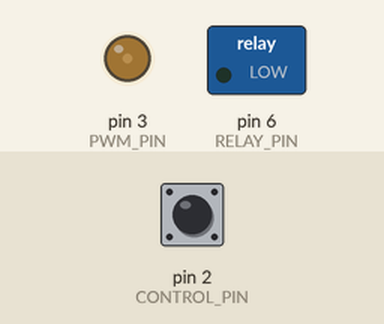
Recording of a sketch running on a simulated Arduino Uno, built with avr-gcc and run on an emulated ATmega328P. On the bench: switched loads named in the sketch (green lamp = pin HIGH), output pins drawn as LEDs (lit = HIGH). The inputs (shaded band) are chosen by the test bench; at power-on: pin 2 (CONTROL_PIN) HIGH.

Above: at 0.05 s.
At 0.2 s:
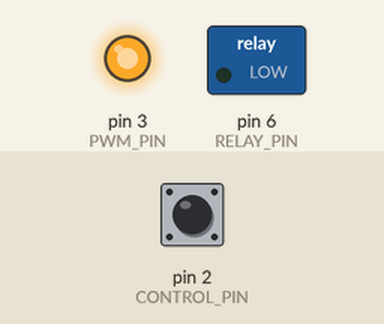
At 0.3 s:
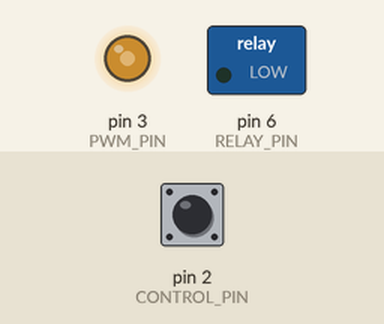
Timing chart, 0 to 3.0 s (numbered marks = the images above):
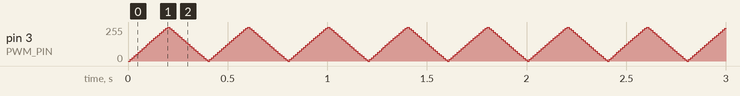

The sketch:

auto_dim_light.ino
```cpp
#define PWM_PIN 3
#define CONTROL_PIN 2
#define RELAY_PIN 6
#define ANALOG_PIN A4

void smooth_blink(int induced_delay=0);
void smart_light(bool start=true);
volatile byte state = LOW;

int i, val;

void setup() {
  pinMode(PWM_PIN, OUTPUT);
  pinMode(RELAY_PIN, OUTPUT);
  pinMode(CONTROL_PIN, INPUT_PULLUP);
  // pinMode(ANALOG_PIN, INPUT_PULLUP);

  attachInterrupt(digitalPinToInterrupt(CONTROL_PIN), control_mode, RISING);

  Serial.begin(9600);
}


void loop() {
  // if(digitalRead(CONTROL_PIN))
  //   manual_relay();
  // else
  //   smooth_blink();
  smooth_blink(10);
  // manual_relay();


}


void smooth_blink(int induced_delay=0){
  /*
    255 is the max value that can be taken by analogWrite.
    13 is used for incrementing the loops so that there are
      20 states of brightness.
  */
  for(i=0 ; i<=255 ; i=i+13){
    analogWrite(PWM_PIN, i);
    // Serial.print("PWM input value: ");
    // Serial.println(i);
    delay(induced_delay);
  }
  for(i=255 ; i>=0 ; i=i-13){
    analogWrite(PWM_PIN, i);
    // Serial.print("PWM input value: ");
    // Serial.println(i);
    delay(induced_delay);
  }
}


void smart_light(bool start=true){
  // check time_now()
  // if time now
}


void manual_relay(){
  val = analogRead(ANALOG_PIN);
  analogWrite(PWM_PIN, val/4);

  Serial.print("val: ");
  Serial.println(val/4);
}


void control_mode(){
  state = !state;
}
```
